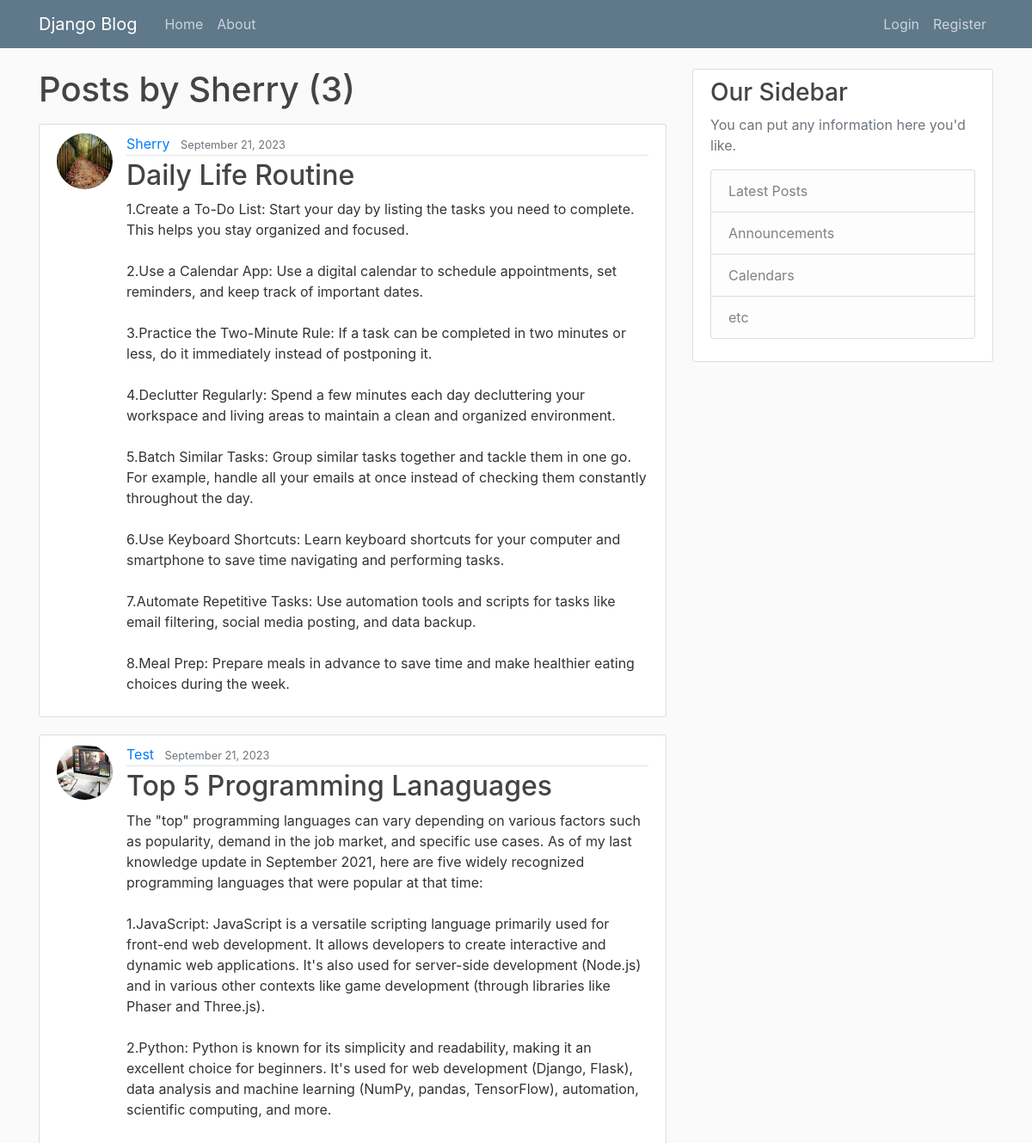
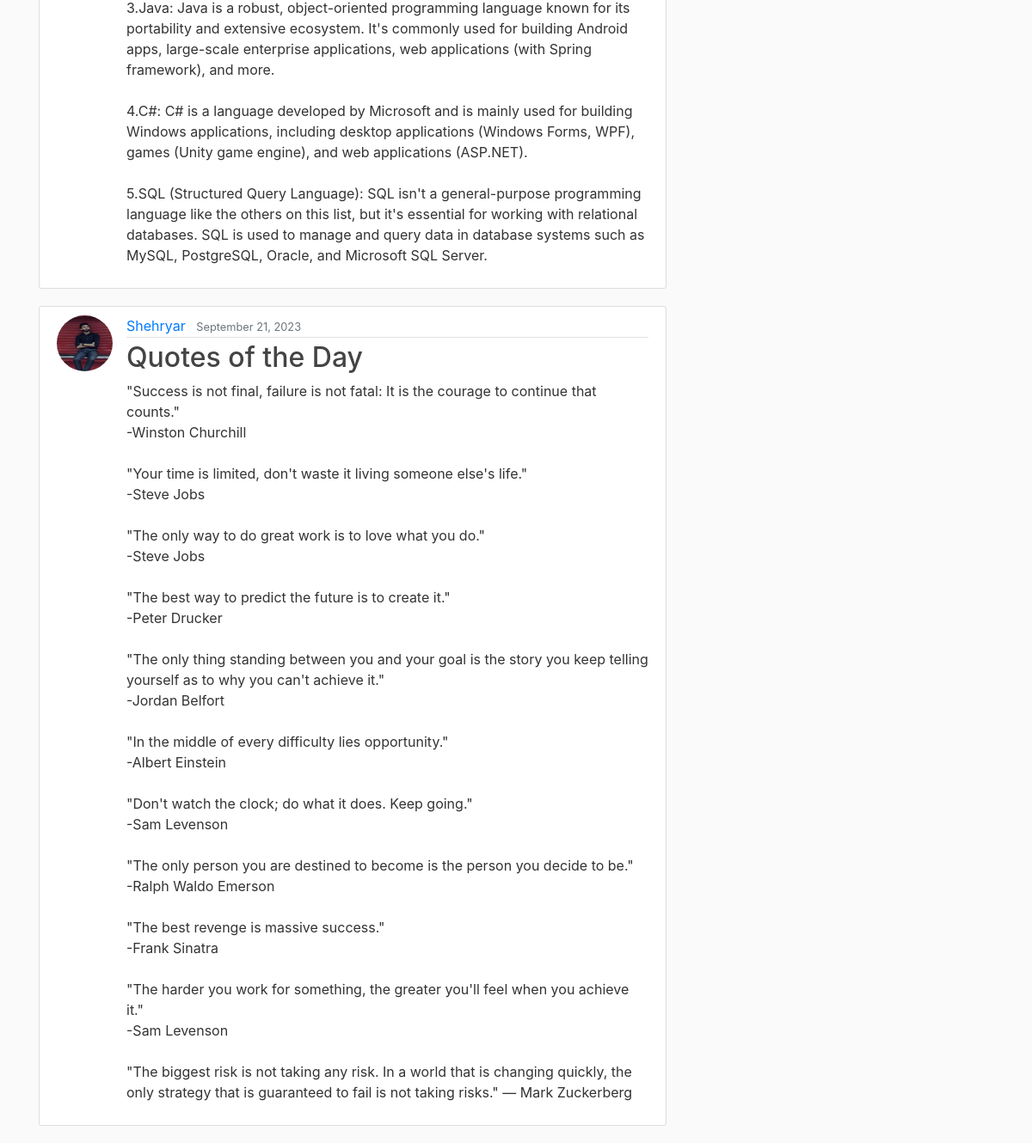
Page /user/Sherry on the committed database (2 pictures, top to bottom).
### About/models.py (models this page shows, shortened)
class posts(models.Model):
    title= models.CharField(max_length=100)
    content= models.TextField()
    date_posted= models.DateTimeField(default=timezone.now)
    author= models.ForeignKey(User, on_delete=models.CASCADE)

### users/models.py (models this page shows, shortened)
class Profile(models.Model):
    user = models.OneToOneField(User , on_delete=models.CASCADE )
    image = models.ImageField(default='default.jpg', upload_to='profile_pics')

### About/views.py (the view)
# urls.py: path('user/<str:username>', UserPostListView.as_view(), name='users-posts'),
class UserPostListView(ListView):
    model = posts
    template_name = 'About/users_posts.html'
    context_object_name = 'posts'
    paginate_by = 5

### About/templates/About/users_posts.html (shortened to what this page needs)
{% extends "About/base.html" %}
   {% block content %}
       <h1 class="mb-3"> Posts by {{ view.kwargs.username }} ({{ page_obj.paginator.count }}) </h1>
   {% for post in posts %}
      <article class="media content-section">
      <img class="rounded-circle article-img" src="{{ post.author.profile.image.url }}">
      <div class="media-body">
      <div class="article-metadata">
      <a class="mr-2" href="{% url 'users-posts' post.author.username %}">{{ post.author }}</a>
      <small class="text-muted">{{ post.date_posted|date:"F d, Y" }}</small>
      </div>
      <h2><a class="article-title" href="{% url 'post-detail' post.id %} ">{{ post.title }}</a></h2>
      <p class="article-content">{{ post.content }}</p>
      </div>
      </article>
   {% endfor %}
   {% endblock content %}

### About/static/about/main.css (style rules this page uses)
body { background: #fafafa; color: #333333; margin-top: 5rem; }
h1, h2, h3, h4, h5, h6 { color: #444444; }
.content-section { background: #ffffff; padding: 10px 20px; border: 1px solid #dddddd; border-radius: 3px; margin-bottom: 20px; }
.article-title { color: #444444; }
.article-content { white-space: pre-line; }
.article-img { height: 65px; width: 65px; margin-right: 16px; }
.article-metadata { padding-bottom: 1px; margin-bottom: 4px; border-bottom: 1px solid #e3e3e3 }

### rows in the picture
posts: author.profile.image (picture), author "Sherry", date_posted "September 21, 2023", title "Daily Life Routine", content "1.Create a To-Do List: Start your day by listing the tasks you need to complete. This helps you stay organized and focused. 2.Use a Calendar App: Use a digital calendar to schedule appointments, set reminders, and keep track of important dates. 3.Practice the Two-Minute Rule: If a task can be completed in two minutes or less, do it immediately instead of postponing it. 4.Declutter Regularly: Spend a few minutes each day decluttering your workspace and living areas to maintain a clean and organized environment. 5.Batch Similar Tasks: Group similar tasks together and tackle them in one go. For example, handle all your emails at once instead of checking them constantly throughout the day.…"
posts: author.profile.image (picture), author "Test", date_posted "September 21, 2023", title "Top 5 Programming Lanaguages", content "The \"top\" programming languages can vary depending on various factors such as popularity, demand in the job market, and specific use cases. As of my last knowledge update in September 2021, here are five widely recognized programming languages that were popular at that time: 1.JavaScript: JavaScript is a versatile scripting language primarily used for front-end web development. It allows developers to create interactive and dynamic web applications. It's also used for server-side development (Node.js) and in various other contexts like game development (through libraries like Phaser and Three.js). 2.Python: Python is known for its simplicity and readability, making it an excellent choice…"
posts: author.profile.image (picture), author "Shehryar", date_posted "September 21, 2023", title "Quotes of the Day", content "\"Success is not final, failure is not fatal: It is the courage to continue that counts.\" -Winston Churchill \"Your time is limited, don't waste it living someone else's life.\" -Steve Jobs \"The only way to do great work is to love what you do.\" -Steve Jobs \"The best way to predict the future is to create it.\" -Peter Drucker \"The only thing standing between you and your goal is the story you keep telling yourself as to why you can't achieve it.\" -Jordan Belfort \"In the middle of every difficulty lies opportunity.\" -Albert Einstein \"Don't watch the clock; do what it does. Keep going.\" -Sam Levenson \"The only person you are destined to become is the person you decide to be.\" -Ralph Waldo Emerson…"

### other values in the picture
{{ view.kwargs.username }} "Sherry"
{{ page_obj.paginator.count }} "3"
